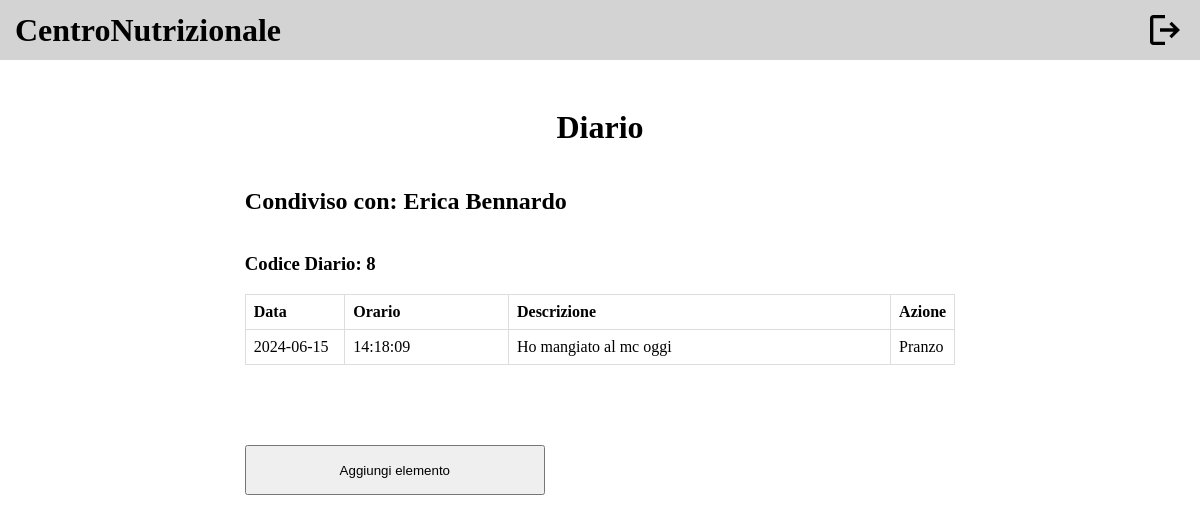
Page /public/diario.php (signed in) on the committed database.
### tables this page shows
CREATE TABLE `nutrizionista` (
  `Nome` varchar(50) NOT NULL,
  `Cognome` varchar(50) NOT NULL,
  `Email` varchar(30) NOT NULL,
  `IDNutrizionista` int(11) NOT NULL,
  `Password` varchar(255) NOT NULL,
  `MediaVoti` int(11) NOT NULL
);

CREATE TABLE `note` (
  `IDCliente` int(11) NOT NULL,
  `Data` date NOT NULL,
  `Ora` varchar(10) NOT NULL,
  `CodDiario` int(11) NOT NULL,
  `Nota` varchar(255) NOT NULL,
  `OrarioNota` varchar(10) NOT NULL,
  `OggettoNota` varchar(100) NOT NULL,
  `DataNota` date NOT NULL,
  `IdNota` int(11) NOT NULL
);

### db/database.php (called while the page is built, shortened)
<?php
require_once ("nutrizionistaTable.php");
require_once ("diarioTable.php");
class DatabaseConnection
{
    private $nutrizionistaTable;
    private $diarioTable;
    public function __construct($servername, $username, $password, $dbname, $port)
    {
        $this->db = new mysqli($servername, $username, $password, $dbname, $port);
        $this->nutrizionistaTable = new NutrizionistaTable($this->db);
        $this->diarioTable = new DiarioTable($this->db);
    }
    public function getNutrizionistaTable()
    {
        return $this->nutrizionistaTable;
    }
    public function getDiarioTable()
    {
        return $this->diarioTable;
    }
}

### bootstrap.php (called while the page is built, shortened)
<?php
require_once ("db/database.php");
$dbh = new DatabaseConnection("localhost", "root", "", "centronutrizionale", 3306);
?>

### db/diarioTable.php (called while the page is built)
<?php
class DiarioTable
{
    private $db;
    public function __construct($db)
    {
        $this->db = $db;
    }
    public function getCurrenDiary($idCliente)
    {
        $stmt = $this->db->prepare("SELECT d.*, n.*
FROM diario d
LEFT JOIN note n ON d.IDCliente = n.IDCliente
                AND d.Data = n.Data
                AND d.Ora = n.Ora
                AND d.CodDiario = n.CodDiario
WHERE d.IDCliente = ?
  AND d.IDNutrizionista = (
    SELECT IDNutrizionista
    FROM scelta
    WHERE IDCliente = ?
    ORDER BY Data DESC, Ora DESC
    LIMIT 1
  )
  AND d.Data = (
    SELECT Data
    FROM scelta
    WHERE IDCliente = ?
    ORDER BY Data DESC, Ora DESC
    LIMIT 1
  )
  AND d.Ora = (
    SELECT Ora
    FROM scelta
    WHERE IDCliente = ?
    ORDER BY Data DESC, Ora DESC
    LIMIT 1
  )
");
        $stmt->bind_param('iiii', $idCliente, $idCliente, $idCliente, $idCliente);
        $stmt->execute();
        $result = $stmt->get_result();
        return $result->fetch_all(MYSQLI_ASSOC);
    }
}
?>

### diario.php (called while the page is built)
<?php
require_once("bootstrap.php");
if (isUserLoggedIn()) {
    if (!isset($_SESSION["NSignedin"])) {
        $templateparams["diario"] = $dbh->getDiarioTable()->getCurrenDiary($_SESSION["id"]);
    } else{
        $templateparams["diario"] = $dbh->getDiarioTable()->getCurrenDiary($_SESSION["idCliente"]);
    }
} else {
    header("Location: login.php");
}
?>

### db/nutrizionistaTable.php (called while the page is built, shortened)
<?php
class NutrizionistaTable
{
    private $db;
    public function __construct($db)
    {
        $this->db = $db;
    }
    public function getNutrizionistaById($id)
    {
        $stmt = $this->db->prepare("SELECT *
        FROM nutrizionista n
        JOIN informazione i ON n.IDNutrizionista = i.IDNutrizionista
        JOIN indirizzo_prof ip ON n.IDNutrizionista = ip.IDNutrizionista
        JOIN possiede_q q ON n.IDNutrizionista = q.IDNutrizionista
        WHERE n.IDNutrizionista=?");
        $stmt->bind_param('i', $id);
        $stmt->execute();
        $result = $stmt->get_result();
        return $result->fetch_all(MYSQLI_ASSOC);
    }
}
?>

### public/diario.php (the view, shortened to what this page needs)
<!DOCTYPE html>
<html lang="en">
<head>
  <link rel="stylesheet" href="../template/components/components.css">
  <link rel="stylesheet" href="../template/header/header.css">
  <link rel="stylesheet" href="styles/diario.css">
</head>
<body>
  <?php
  require ("../bootstrap.php");
  require ("../diario.php");
  ?>
  <main>
    <h1>Diario</h1>
    <?php if (empty($templateparams["diario"])) {
      echo "Non hai ancora scelto il tuo nutrizionista.";
    } else { ?>
      <div class="outer">
        <h2>Condiviso con: <?php $nutrizionista = $dbh->getNutrizionistaTable()->getNutrizionistaById($templateparams["diario"][0]["IDNutrizionista"]);
        echo $nutrizionista[0]["Nome"], " ", $nutrizionista[0]["Cognome"]; ?></h2>
        <h3>Codice Diario: <?php echo $templateparams["diario"][0]["CodDiario"]; ?></h3>
        <table>
          <thead>
            <tr>
              <td>Data</td>
              <td>Orario</td>
              <td>Descrizione</td>
              <td>Azione</td>
            </tr>
          </thead>
          <tbody>
            <?php foreach ($templateparams["diario"] as $nota): ?>
              <tr>
                <td><?php echo $nota["DataNota"] ?></td>
                <td><?php echo $nota["OrarioNota"] ?></td>
                <td><?php echo $nota["Nota"] ?></td>
                <td><?php echo $nota["OggettoNota"] ?></td>
              </tr>
            <?php endforeach; ?>
          </tbody>
        </table>
        <?php if (empty($_SESSION["NSignedin"])): ?>
          <button class="btn" onclick="window.location.href='aggiungiAlDiario.php'">Aggiungi elemento</button>
        <?php endif; ?>
      </div>
    <?php } ?>
  </main>
</body>
</html>

### template/components/components.css (style rules this page uses)
body { display: flex; flex-direction: column; }
.btn { width: 100%; max-width: 300px; height: 50px; cursor: pointer; }

### template/header/header.css (style rules this page uses)
header h1 { margin: 0; }
header { display: flex; height: 60px; background-color: lightgray; justify-content: space-between; align-content:end; position: fixed; left: 0; right: 0; top: 0; }
.logout, .logo { display: flex; align-items: center; }
.logo { margin-left: 15px; }
.logout { margin-right: 15px; }
.logout img { height: 40px; }

### public/styles/diario.css (style rules this page uses)
main { display: flex; flex-direction: column; margin-top: 80px; align-items: center; }
.outer { display: flex; flex-direction: column; align-self: center; width: 60%; }
table { border-collapse: collapse; }
th, td { border: 1px solid #ddd; padding: 8px; text-align: left; }
thead { font-weight: bold; }
th:nth-child(3), td:nth-child(3) { width: 60%; }
th:nth-child(2), td:nth-child(2) { width: 25%; }
th:nth-child(1), td:nth-child(1) { width: 15%; }
.btn { margin-top: 80px; }

### rows in the picture
nutrizionista: Nome "Erica", Cognome "Bennardo"
note: CodDiario "8", DataNota "2024-06-15", OrarioNota "14:18:09", Nota "Ho mangiato al mc oggi", OggettoNota "Pranzo"
